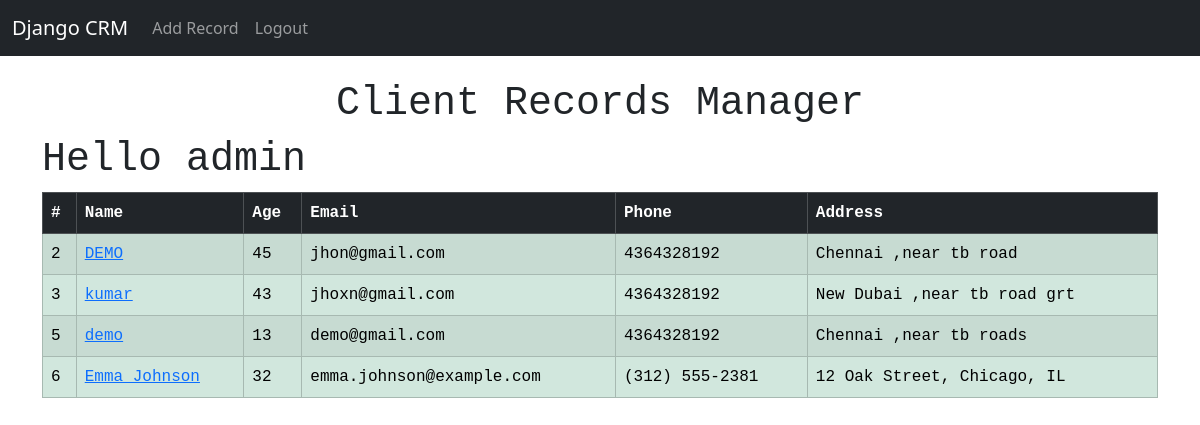
The app's page / (signed in) with its own data.
### web/models.py (models this page shows, shortened)
class Record(models.Model):
    created_at=models.DateTimeField(default=timezone.now)
    name=models.CharField(max_length=100)
    age=models.IntegerField()
    email=models.EmailField()
    phone=models.CharField(max_length=15)
    address=models.CharField(max_length=100)

### web/views.py (the view)
# urls.py: 2. Add a URL to urlpatterns:  path('', views.home, name='home')
def home(request):
    records=Record.objects.all()
    if request.method == 'POST':
        username = request.POST['username']
        password = request.POST['password']
        user=authenticate(request, username=username, password=password)
        if user is not None:
            login(request, user)
            messages.success(request, 'Login successful')
            return redirect('home')
        else:
            messages.error(request, 'Invalid credentials')
            return redirect('home')
    else:
        return render(request, 'home.html',{'records':records})

### templates/home.html (shortened to what this page needs)
{% extends 'base.html' %}
{% block content %}
<div class="flex justify-center items-center h-screen">
    <center>
<h1  style="font-family: monospace;"> Client Records Manager</h1>
</center>
</div>
{% if user.is_authenticated %}
<H1 style="font-family: monospace;">Hello {{user.username}}</H1>
<table class="table table-success table-striped table-hover table-bordered nothing-table">
    <thead class="table-dark">
        <tr>
            <th scope="col">#</th>
            <th scope="col">Name</th>
            <th scope="col">Age</th>
            <th scope="col">Email</th>
            <th scope="col">Phone</th>
            <th scope="col">Address</th>
        </tr>
    </thead>
    <tbody>
        {% if records %}
        {% for record in records %}
        <tr>
            <td>{{record.id}}</td>
            <td> <a href="{% url 'c_record' record.id %}">{{record.name}}</td>
            <td>{{record.age}}</td>
            <td>{{record.email}}</td>
            <td>{{record.phone}}</td>
            <td>{{record.address}}</td>
        </tr>
        {% endfor %}
        {% endif %}
    </tbody>
</table>
{% endif %}
</div>
{% endblock %}

### templates/base.html (shortened to what this page needs)
<!doctype html>
<html lang="en">
<head>
    <link href="https://cdn.jsdelivr.net/npm/bootstrap@5.3.6/dist/css/bootstrap.min.css" rel="stylesheet"
>
</head>
<body>
    {% include 'navbar.html' %}
    <div class="container">
        <br>
        {% block content %}
        {% endblock %}
</body>
</html>

### templates/navbar.html (shortened to what this page needs)
<nav class="navbar navbar-expand-lg navbar-dark bg-dark">
    <div class="container-fluid">
      <a class="navbar-brand" href="{% url 'home' %}">Django CRM</a>
      <div class="collapse navbar-collapse" id="navbarSupportedContent">
        <ul class="navbar-nav me-auto mb-2 mb-lg-0">
          <li class="nav-item">
            <a class="nav-link" href="{% url 'add_record' %}">Add Record</a>
          </li>
          {% if user.is_authenticated %}
          <li class="nav-item">
            <a class="nav-link" href="{% url 'logout' %}">Logout</a>
          </li>
          {% else %}
          <li class="nav-item">
            <a class="nav-link" href="{% url 'home' %}">Login</a>
          </li>
          {% endif %}
        </ul>
      </div>
    </div>
  </nav>

### templates/home.html (style rules this page uses)
.nothing-table { font-family: monospace; }

### records on screen
Record: id "2", name "DEMO", age "45", email "jhon@gmail.com", phone "4364328192", address "Chennai ,near tb road"
Record: id "3", name "kumar", age "43", email "jhoxn@gmail.com", phone "4364328192", address "New Dubai ,near tb road grt"
Record: id "5", name "demo", age "13", email "demo@gmail.com", phone "4364328192", address "Chennai ,near tb roads"
Record: id "6", name "Emma Johnson", age "32", email "emma.johnson@example.com", phone "(312) 555-2381", address "12 Oak Street, Chicago, IL"

### other values on screen
{{ user.username }} "admin"
